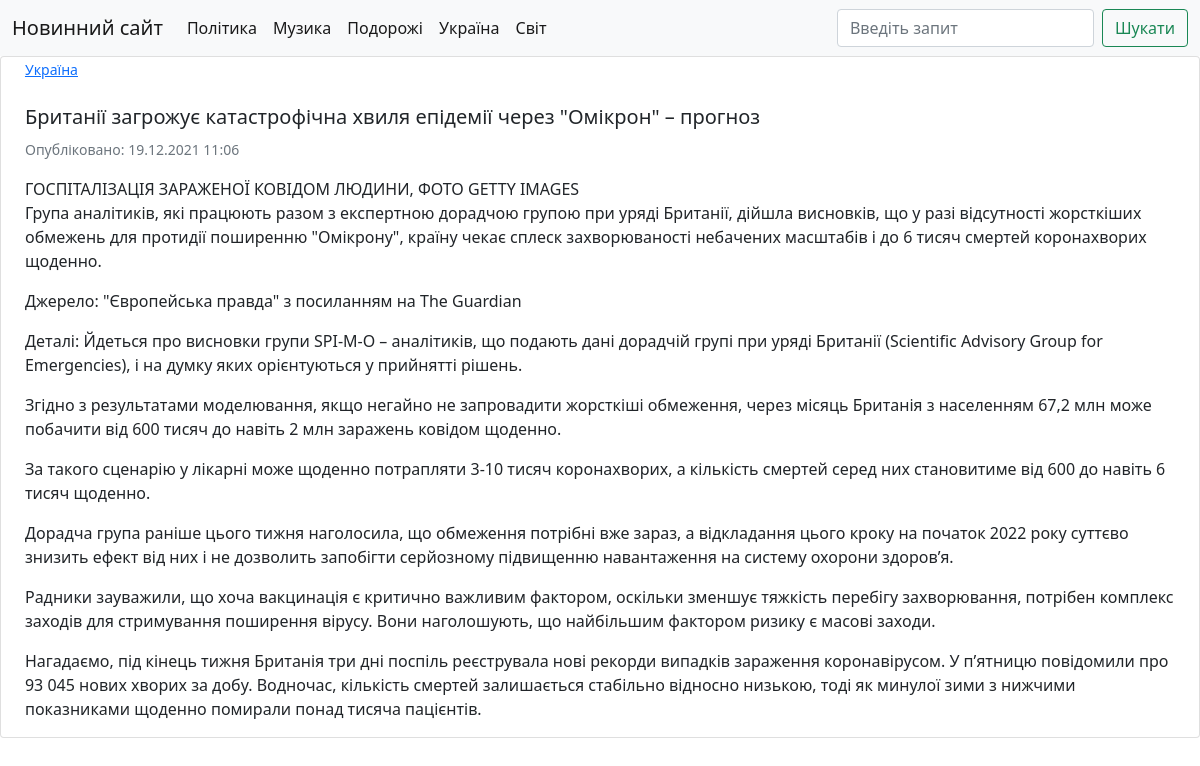
Page /published/1/ on the committed database.
### news/models.py (models this page shows, shortened)
class Categories(models.Model):
    title = models.CharField(max_length=100, verbose_name='Категорія')
    class Meta:
        verbose_name = 'Категорія'
        verbose_name_plural = 'Категорії'
    def __str__(self):
        return self.title
    def get_absolute_url(self):
        return reverse('category', kwargs={'category_id': self.pk})

class News(models.Model):
    title = models.CharField(max_length=150, verbose_name='Назва статті')
    content = models.TextField(blank=True, verbose_name='Контент статті')
    created_at = models.DateTimeField(auto_now_add=True, verbose_name='Створено')
    updated_at = models.DateTimeField(auto_now=True, verbose_name='Оновлено')
    photo = models.ImageField(verbose_name='Фото', upload_to='media/%Y/%m/%d/', max_length=150, blank=True)
    is_published = models.BooleanField(default=True, verbose_name='Опубліковано')
    category = models.ForeignKey('Categories', on_delete=models.CASCADE, verbose_name='Категорія')
    class Meta:
        verbose_name = 'Новина'
        verbose_name_plural = 'Новини'
        ordering = ('created_at',)

### news/views.py (the view)
# urls.py: path('published/<int:news_id>/', show_full_news, name='news_info'),
def show_full_news(requests, news_id):
    news = News.objects.all().get(id=news_id)
    return render(requests, 'news_detail.html', {'news': news})

### news/templatetags/news_tags.py (called while the page is built)
@register.simple_tag(name='get_list_categories')
def get_category():
    return Categories.objects.all()

### news/templates/news_detail.html
{% extends 'base.html' %}
{% block content %}
	<div class="card mb-3" style="max-width: 100%; margin-bottom: auto; margin-top: auto">
		{% if news.photo %}
			<div class="col" style="margin-left: auto; margin-right: auto;">
				<img src="{{ news.photo.url }}" class="img-fluid rounded-start" alt="...">
			</div>
			<br>
			<div class="col" style="margin-left: 2%; margin-right: 2%;">
				<div>
					<a href="{% url 'category' news.category_id %}">
						<p class="card-text"><small>{{ news.category }}</small></p>
					</a>
					<br>
					<h5 class="card-title">{{ news.title }}</h5>
					<p class="card-text"><small class="text-muted">Опубліковано: {{ news.created_at|date:"d.m.Y  H:i" }}</small></p>
					<p class="card-text">{{ news.content|safe|linebreaks }}</p>
				</div>
			</div>
		{% else %}
			<div class="col" style="margin-left: 2%; margin-right: 2%;">
				<div>
					<a href="{% url 'category' news.category_id %}">
						<p class="card-text"><small>{{ news.category }}</small></p>
					</a>
					<br>
					<h5 class="card-title">{{ news.title }}</h5>
					<p class="card-text"><small class="text-muted">Опубліковано: {{ news.created_at|date:"d.m.Y  H:i" }}</small></p>
					<p class="card-text">{{ news.content|safe|linebreaks }}</p>
				</div>
			</div>
		{% endif %}
	</div>
{% endblock %}

### templates/inc/_navbar.html (shortened to what this page needs)
{% load news_tags %}
<nav class="navbar navbar-expand-lg navbar-light bg-light">
  <div class="container-fluid">
    <a class="navbar-brand" href="{% url 'home' %}">Новинний сайт</a>
    <div class="collapse navbar-collapse" id="navbarTogglerDemo03">
      <ul class="navbar-nav me-auto mb-2 mb-lg-0">
	  {% get_list_categories as categories %}
		  {% for category in categories %}
			  <li class="nav-item">
				  <a class="nav-link active" aria-current="page" href="{{ category.get_absolute_url }}">{{ category.title }}</a>
			  </li>
		  {% endfor %}
      </ul>
      <form class="d-flex">
        <input class="form-control me-2" type="search" placeholder="Введіть запит" aria-label="Введіть запит">
        <button class="btn btn-outline-success" type="submit">Шукати</button>
      </form>
    </div>
  </div>
</nav>

### rows in the picture
Categories: title "Політика"
Categories: title "Музика"
Categories: title "Подорожі"
Categories: title "Україна"
Categories: title "Світ"
News: category "Україна", title "Британії загрожує катастрофічна хвиля епідемії через \"Омікрон\" – прогноз", created_at "19.12.2021 11:06", content "ГОСПІТАЛІЗАЦІЯ ЗАРАЖЕНОЇ КОВІДОМ ЛЮДИНИ, ФОТО GETTY IMAGES Група аналітиків, які працюють разом з експертною дорадчою групою при уряді Британії, дійшла висновків, що у разі відсутності жорсткіших обмежень для протидії поширенню \"Омікрону\", країну чекає сплеск захворюваності небачених масштабів і до 6 тисяч смертей коронахворих щоденно. Джерело: \"Європейська правда\" з посиланням на The Guardian Деталі: Йдеться про висновки групи SPI-M-O – аналітиків, що подають дані дорадчій групі при уряді Британії (Scientific Advisory Group for Emergencies), і на думку яких орієнтуються у прийнятті рішень. Згідно з результатами моделювання, якщо негайно не запровадити жорсткіші обмеження, через місяць…"
